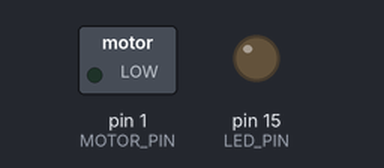
The sketch below on a simulated Arduino Uno, built with avr-gcc and run on an emulated ATmega328P. Shown: switched loads named in the sketch (green lamp = pin HIGH), output pins drawn as LEDs (lit = HIGH).

Above: at 0.9 s.
At 3.8 s:
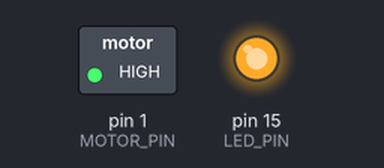
Timing chart, 0 to 10.1 s (numbered marks = the images above):
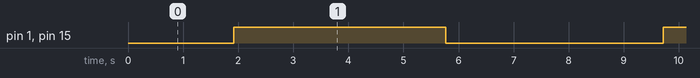

The sketch:

2_lesson.ino
```cpp
#define MOTOR_PIN 1
#define LED_PIN 15
void setup() {
  pinMode(LED_PIN, OUTPUT);
  pinMode(MOTOR_PIN, OUTPUT);
}

void loop() {
  for(int i=0; i<=255; i++){
    analogWrite(LED_PIN, i);
    analogWrite(MOTOR_PIN, i);
    delay(15);
  }
  for(int i=255; i>=0; i--){
    analogWrite(LED_PIN, i);
    analogWrite(MOTOR_PIN, i);
    delay(15);
  }
  delay(100);
}
```

Measured:
- by itself, pin 1 (MOTOR_PIN), pin 15 (LED_PIN): alternates HIGH for 3.8 s and LOW for 3.9 s
